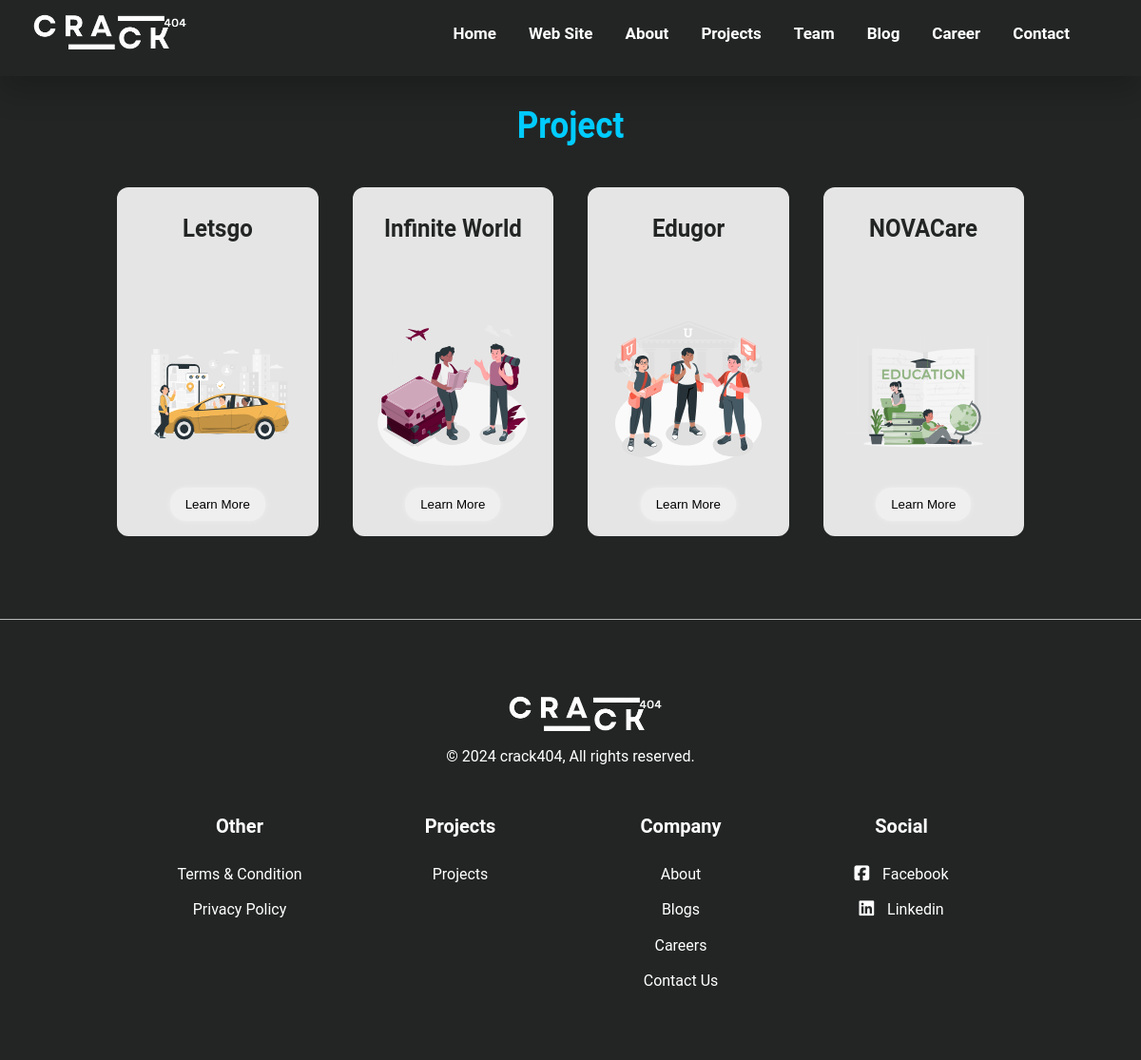
The app's page /projects with its own data.
### home/models.py (models this page shows, shortened)
class Project(models.Model):
    title = models.CharField(max_length=200)
    image = models.FileField(upload_to='projects/', validators=[validate_image_extension])
    url = models.URLField(max_length=200)
    description = models.TextField(blank=True)
    created_at = models.DateTimeField(default=timezone.now)

### home/views.py (the view)
# urls.py: path('projects', views.projects, name='projects'),
def projects(request):
    projects = get_project_data()
    context = {'projects':projects}
    return render(request, 'home/projects.html',context)

### home/views.py (called while the page is built)
def get_project_data():
    return Project.objects.all().order_by('-created_at')

### templates/home/projects.html (shortened to what this page needs)
{% extends "home/base.html" %}
{% block content %}
{% load static %}
<body id="/">
    <section class="project" id="project">
        <h2>Project</h2>
        <div class="container box_container">
            <div class="swiper">
                <div class="swiper-wrapper">
                    {% for project in projects %}
                    <div class="swiper-slide">
                        <div class="content">
                            <h2>{{project.title}}</h2>
                            <img src="{{ project.image.url }}" alt="{{project.title}}">
                            <a href="{{ project.url }}" target="_blank"> <button class="btn">Learn More</button></a>
                        </div>
                    </div>
                    {% endfor %}
                </div>
            </div>
        </div>
    </section>
</body>
{% endblock %}

### static/css/style.css (style rules this page uses)
* { margin: 0; padding: 0; border: 0; outline: 0; text-decoration: none; list-style: none; box-sizing: border-box; }
:root { --bold-textColor: rgb(35, 37, 37); --text-color: black; --nav-color: white; --circle-color: rgb(63, 63, 63); --container-width-lg: 80%; --container-width-md: 90%; --container-width-sm: 95%; --transition: all 400ms ease; }
html { scroll-behavior: smooth; }
body { font-family: "Roboto", sans-serif; line-height: 1.7; color: var(--nav-color); background: var(--bold-textColor); }
.box_container { width: var(--container-width-lg); margin: 0 auto; }
section h2 { font-size: 35px; text-align: center; transform: scaleY(1.1); color: rgb(0, 204, 255); padding-bottom: 50px; padding-top: 100px; }
img { width: 100%; display: block; object-fit: cover; }
.project .container { max-width: 1200px; margin: -1rem auto; }
.content { position: relative; display: flex; flex-direction: column; align-items: center; justify-content: space-between; height: 70%; padding: 16px; background: rgb(229, 229, 229); color: var(--text-color); user-select: none; border: 3px solid var(--bold-textColor); border-radius: 15px; }
.content::before, .content::after { content: ""; position: absolute; inset: 0; z-index: -1; border-radius: inherit; }
.content img { width: 90%; height: 200px; max-height: 200px; border-radius: 10px; object-fit: fill; }
.content h2 { font-size: 1.5rem; text-align: center; margin-top: 10px; bottom: 2rem; padding-top: 0px; color: var(--bold-textColor); }
.btn { margin-top: auto; padding: 10px 16px; box-shadow: 0 0 5px #eee; cursor: pointer; transition: all 0.3s ease; border-radius: 1rem; border: none; outline: none; }
.container { max-width: 1200px; margin: -3rem auto; }

### records on screen
Project: title "Letsgo", image (picture)
Project: title "Infinite World", image (picture)
Project: title "Edugor", image (picture)
Project: title "NOVACare", image (picture)
